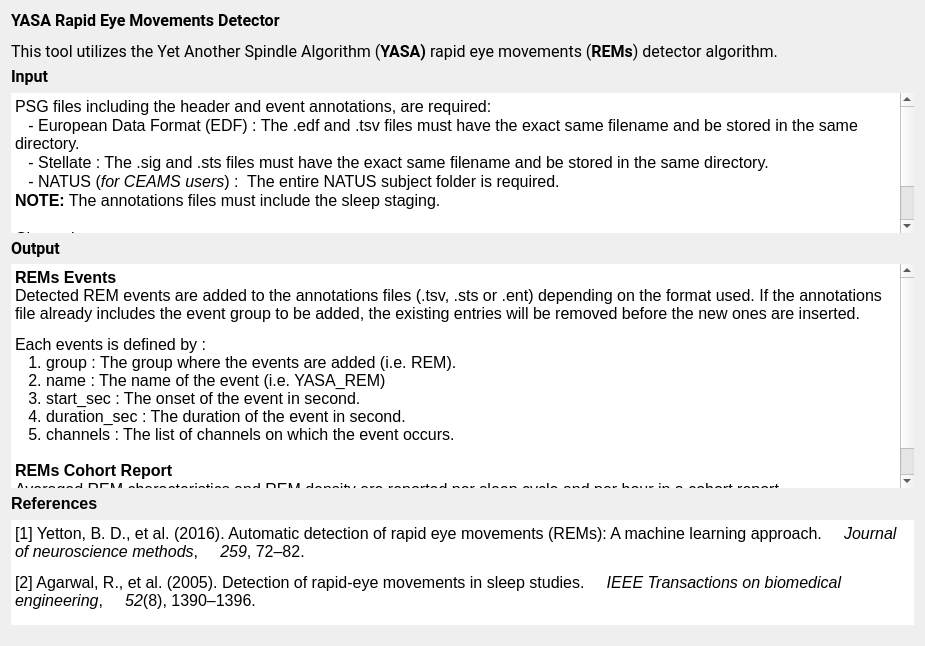
<?xml version="1.0" encoding="UTF-8"?>
<ui version="4.0">
 <class>IntroStepYASA</class>
 <widget class="QWidget" name="IntroStepYASA">
  <property name="geometry">
   <rect>
    <x>0</x>
    <y>0</y>
    <width>925</width>
    <height>646</height>
   </rect>
  </property>
  <property name="windowTitle">
   <string>Form</string>
  </property>
  <property name="styleSheet">
   <string notr="true">font: 12pt &quot;Roboto&quot;;</string>
  </property>
  <layout class="QVBoxLayout" name="verticalLayout_4">
   <item>
    <widget class="QLabel" name="label_2">
     <property name="minimumSize">
      <size>
       <width>0</width>
       <height>0</height>
      </size>
     </property>
     <property name="maximumSize">
      <size>
       <width>16777215</width>
       <height>140</height>
      </size>
     </property>
     <property name="font">
      <font>
       <family>Roboto</family>
       <pointsize>12</pointsize>
       <italic>false</italic>
       <bold>false</bold>
      </font>
     </property>
     <property name="text">
      <string>&lt;html&gt;&lt;head/&gt;&lt;body&gt;&lt;p&gt;&lt;span style=&quot; font-weight:600;&quot;&gt;YASA Rapid Eye Movements Detector&lt;/span&gt;&lt;/p&gt;&lt;p&gt;This tool utilizes the Yet Another Spindle Algorithm (&lt;span style=&quot; font-weight:600;&quot;&gt;YASA)&lt;/span&gt; rapid eye movements (&lt;span style=&quot; font-weight:600;&quot;&gt;REMs&lt;/span&gt;) detector algorithm.&lt;/p&gt;&lt;/body&gt;&lt;/html&gt;</string>
     </property>
     <property name="textFormat">
      <enum>Qt::TextFormat::AutoText</enum>
     </property>
     <property name="scaledContents">
      <bool>false</bool>
     </property>
     <property name="alignment">
      <set>Qt::AlignmentFlag::AlignJustify|Qt::AlignmentFlag::AlignVCenter</set>
     </property>
     <property name="wordWrap">
      <bool>true</bool>
     </property>
    </widget>
   </item>
   <item>
    <layout class="QVBoxLayout" name="verticalLayout_3">
     <property name="sizeConstraint">
      <enum>QLayout::SizeConstraint::SetMaximumSize</enum>
     </property>
     <item>
      <widget class="QLabel" name="label">
       <property name="minimumSize">
        <size>
         <width>0</width>
         <height>20</height>
        </size>
       </property>
       <property name="maximumSize">
        <size>
         <width>16777215</width>
         <height>20</height>
        </size>
       </property>
       <property name="font">
        <font>
         <family>Roboto</family>
         <pointsize>12</pointsize>
         <italic>false</italic>
         <bold>false</bold>
        </font>
       </property>
       <property name="text">
        <string>&lt;html&gt;&lt;head/&gt;&lt;body&gt;&lt;p&gt;&lt;span style=&quot; font-size:12pt; font-weight:600;&quot;&gt;Input&lt;/span&gt;&lt;/p&gt;&lt;/body&gt;&lt;/html&gt;</string>
       </property>
       <property name="alignment">
        <set>Qt::AlignmentFlag::AlignLeading|Qt::AlignmentFlag::AlignLeft|Qt::AlignmentFlag::AlignVCenter</set>
       </property>
      </widget>
     </item>
     <item>
      <widget class="QTextEdit" name="textEdit">
       <property name="sizePolicy">
        <sizepolicy hsizetype="Expanding" vsizetype="Expanding">
         <horstretch>0</horstretch>
         <verstretch>0</verstretch>
        </sizepolicy>
       </property>
       <property name="minimumSize">
        <size>
         <width>0</width>
         <height>0</height>
        </size>
       </property>
       <property name="maximumSize">
        <size>
         <width>16777215</width>
         <height>140</height>
        </size>
       </property>
       <property name="layoutDirection">
        <enum>Qt::LayoutDirection::LeftToRight</enum>
       </property>
       <property name="styleSheet">
        <string notr="true"/>
       </property>
       <property name="frameShape">
        <enum>QFrame::Shape::NoFrame</enum>
       </property>
       <property name="frameShadow">
        <enum>QFrame::Shadow::Plain</enum>
       </property>
       <property name="lineWidth">
        <number>0</number>
       </property>
       <property name="sizeAdjustPolicy">
        <enum>QAbstractScrollArea::SizeAdjustPolicy::AdjustIgnored</enum>
       </property>
       <property name="readOnly">
        <bool>true</bool>
       </property>
       <property name="html">
        <string>&lt;!DOCTYPE HTML PUBLIC &quot;-//W3C//DTD HTML 4.0//EN&quot; &quot;http://www.w3.org/TR/REC-html40/strict.dtd&quot;&gt;
&lt;html&gt;&lt;head&gt;&lt;meta name=&quot;qrichtext&quot; content=&quot;1&quot; /&gt;&lt;meta charset=&quot;utf-8&quot; /&gt;&lt;style type=&quot;text/css&quot;&gt;
p, li { white-space: pre-wrap; }
hr { height: 1px; border-width: 0; }
li.unchecked::marker { content: &quot;\2610&quot;; }
li.checked::marker { content: &quot;\2612&quot;; }
&lt;/style&gt;&lt;/head&gt;&lt;body style=&quot; font-family:'Roboto'; font-size:12pt; font-weight:400; font-style:normal;&quot;&gt;
&lt;p style=&quot; margin-top:0px; margin-bottom:0px; margin-left:0px; margin-right:0px; -qt-block-indent:0; text-indent:0px;&quot;&gt;PSG files including the header and event annotations, are required:&lt;/p&gt;
&lt;p style=&quot; margin-top:0px; margin-bottom:0px; margin-left:0px; margin-right:0px; -qt-block-indent:0; text-indent:0px;&quot;&gt;   - European Data Format (EDF) : The .edf and .tsv files must have the exact same filename and be stored in the same directory.&lt;/p&gt;
&lt;p style=&quot; margin-top:0px; margin-bottom:0px; margin-left:0px; margin-right:0px; -qt-block-indent:0; text-indent:0px;&quot;&gt;   - Stellate : The .sig and .sts files must have the exact same filename and be stored in the same directory.&lt;/p&gt;
&lt;p style=&quot; margin-top:0px; margin-bottom:0px; margin-left:0px; margin-right:0px; -qt-block-indent:0; text-indent:0px;&quot;&gt;   - NATUS (&lt;span style=&quot; font-style:italic;&quot;&gt;for CEAMS users&lt;/span&gt;) :  The entire NATUS subject folder is required.&lt;/p&gt;
&lt;p style=&quot; margin-top:0px; margin-bottom:0px; margin-left:0px; margin-right:0px; -qt-block-indent:0; text-indent:0px;&quot;&gt;&lt;span style=&quot; font-weight:700;&quot;&gt;NOTE:&lt;/span&gt; The annotations files must include the sleep staging.&lt;/p&gt;
&lt;p style=&quot;-qt-paragraph-type:empty; margin-top:0px; margin-bottom:0px; margin-left:0px; margin-right:0px; -qt-block-indent:0; text-indent:0px;&quot;&gt;&lt;br /&gt;&lt;/p&gt;
&lt;p style=&quot; margin-top:0px; margin-bottom:0px; margin-left:0px; margin-right:0px; -qt-block-indent:0; text-indent:0px;&quot;&gt;Channels:&lt;/p&gt;
&lt;p style=&quot; margin-top:0px; margin-bottom:0px; margin-left:0px; margin-right:0px; -qt-block-indent:0; text-indent:0px;&quot;&gt;This tool requires the selection of &lt;span style=&quot; font-weight:600;&quot;&gt;2&lt;/span&gt; &lt;span style=&quot; font-weight:600;&quot;&gt;EOG&lt;/span&gt; &lt;span style=&quot; font-weight:600;&quot;&gt;channels&lt;/span&gt; per recording for REMs detection.&lt;/p&gt;
&lt;p style=&quot;-qt-paragraph-type:empty; margin-top:0px; margin-bottom:0px; margin-left:0px; margin-right:0px; -qt-block-indent:0; text-indent:0px;&quot;&gt;&lt;br /&gt;&lt;/p&gt;&lt;/body&gt;&lt;/html&gt;</string>
       </property>
      </widget>
     </item>
    </layout>
   </item>
   <item>
    <layout class="QVBoxLayout" name="verticalLayout_2">
     <property name="sizeConstraint">
      <enum>QLayout::SizeConstraint::SetMaximumSize</enum>
     </property>
     <item>
      <widget class="QLabel" name="label_4">
       <property name="maximumSize">
        <size>
         <width>16777215</width>
         <height>20</height>
        </size>
       </property>
       <property name="sizeIncrement">
        <size>
         <width>0</width>
         <height>0</height>
        </size>
       </property>
       <property name="font">
        <font>
         <family>Roboto</family>
         <pointsize>12</pointsize>
         <italic>false</italic>
         <bold>false</bold>
        </font>
       </property>
       <property name="frameShadow">
        <enum>QFrame::Shadow::Plain</enum>
       </property>
       <property name="lineWidth">
        <number>0</number>
       </property>
       <property name="text">
        <string>&lt;html&gt;&lt;head/&gt;&lt;body&gt;&lt;p&gt;&lt;span style=&quot; font-size:12pt; font-weight:600;&quot;&gt;Output&lt;/span&gt;&lt;/p&gt;&lt;/body&gt;&lt;/html&gt;</string>
       </property>
       <property name="alignment">
        <set>Qt::AlignmentFlag::AlignLeading|Qt::AlignmentFlag::AlignLeft|Qt::AlignmentFlag::AlignVCenter</set>
       </property>
      </widget>
     </item>
     <item>
      <widget class="QTextEdit" name="textEdit_2">
       <property name="minimumSize">
        <size>
         <width>0</width>
         <height>0</height>
        </size>
       </property>
       <property name="maximumSize">
        <size>
         <width>16777215</width>
         <height>16777215</height>
        </size>
       </property>
       <property name="frameShape">
        <enum>QFrame::Shape::NoFrame</enum>
       </property>
       <property name="frameShadow">
        <enum>QFrame::Shadow::Plain</enum>
       </property>
       <property name="lineWidth">
        <number>0</number>
       </property>
       <property name="sizeAdjustPolicy">
        <enum>QAbstractScrollArea::SizeAdjustPolicy::AdjustIgnored</enum>
       </property>
       <property name="readOnly">
        <bool>true</bool>
       </property>
       <property name="html">
        <string>&lt;!DOCTYPE HTML PUBLIC &quot;-//W3C//DTD HTML 4.0//EN&quot; &quot;http://www.w3.org/TR/REC-html40/strict.dtd&quot;&gt;
&lt;html&gt;&lt;head&gt;&lt;meta name=&quot;qrichtext&quot; content=&quot;1&quot; /&gt;&lt;meta charset=&quot;utf-8&quot; /&gt;&lt;style type=&quot;text/css&quot;&gt;
p, li { white-space: pre-wrap; }
hr { height: 1px; border-width: 0; }
li.unchecked::marker { content: &quot;\2610&quot;; }
li.checked::marker { content: &quot;\2612&quot;; }
&lt;/style&gt;&lt;/head&gt;&lt;body style=&quot; font-family:'Roboto'; font-size:12pt; font-weight:400; font-style:normal;&quot;&gt;
&lt;p style=&quot; margin-top:12px; margin-bottom:12px; margin-left:0px; margin-right:0px; -qt-block-indent:0; text-indent:0px;&quot;&gt;&lt;span style=&quot; font-weight:700;&quot;&gt;REMs Events&lt;br /&gt;&lt;/span&gt;Detected REM events are added to the annotations files (.tsv, .sts or .ent) depending on the format used. If the annotations file already includes the event group to be added, the existing entries will be removed before the new ones are inserted.&lt;/p&gt;
&lt;p style=&quot; margin-top:0px; margin-bottom:0px; margin-left:0px; margin-right:0px; -qt-block-indent:0; text-indent:0px;&quot;&gt;Each events is defined by : &lt;br /&gt;   1. group : The group where the events are added (i.e. REM).&lt;br /&gt;   2. name : The name of the event (i.e. YASA_REM)&lt;br /&gt;   3. start_sec : The onset of the event in second. &lt;br /&gt;   4. duration_sec : The duration of the event in second.&lt;br /&gt;   5. channels : The list of channels on which the event occurs.&lt;br /&gt;&lt;br /&gt;&lt;span style=&quot; font-weight:700;&quot;&gt;REMs Cohort Report&lt;/span&gt;&lt;/p&gt;
&lt;p style=&quot; margin-top:0px; margin-bottom:0px; margin-left:0px; margin-right:0px; -qt-block-indent:0; text-indent:0px;&quot;&gt;Averaged REM characteristics and REM density are reported per sleep cycle and per hour in a cohort report.&lt;/p&gt;
&lt;p style=&quot; margin-top:0px; margin-bottom:0px; margin-left:0px; margin-right:0px; -qt-block-indent:0; text-indent:0px;&quot;&gt;&lt;span style=&quot; font-weight:700; color:#ff0000;&quot;&gt;NOTE:&lt;/span&gt;&lt;span style=&quot; color:#ff0000;&quot;&gt; Please define the &lt;/span&gt;&lt;span style=&quot; font-weight:700; color:#ff0000;&quot;&gt;sleep cycle&lt;/span&gt;&lt;span style=&quot; color:#ff0000;&quot;&gt; configuration you wish to use for the analysis using the blue panel on the left.&lt;/span&gt;&lt;/p&gt;&lt;/body&gt;&lt;/html&gt;</string>
       </property>
      </widget>
     </item>
    </layout>
   </item>
   <item>
    <layout class="QVBoxLayout" name="verticalLayout">
     <property name="sizeConstraint">
      <enum>QLayout::SizeConstraint::SetDefaultConstraint</enum>
     </property>
     <item>
      <widget class="QLabel" name="label_3">
       <property name="sizePolicy">
        <sizepolicy hsizetype="Preferred" vsizetype="Fixed">
         <horstretch>0</horstretch>
         <verstretch>0</verstretch>
        </sizepolicy>
       </property>
       <property name="maximumSize">
        <size>
         <width>16777215</width>
         <height>20</height>
        </size>
       </property>
       <property name="text">
        <string>&lt;html&gt;&lt;head/&gt;&lt;body&gt;&lt;p&gt;&lt;span style=&quot; font-size:12pt; font-weight:600;&quot;&gt;References&lt;/span&gt;&lt;/p&gt;&lt;/body&gt;&lt;/html&gt;</string>
       </property>
      </widget>
     </item>
     <item>
      <widget class="QTextEdit" name="textEdit_3">
       <property name="maximumSize">
        <size>
         <width>16777215</width>
         <height>105</height>
        </size>
       </property>
       <property name="frameShape">
        <enum>QFrame::Shape::NoFrame</enum>
       </property>
       <property name="lineWidth">
        <number>0</number>
       </property>
       <property name="sizeAdjustPolicy">
        <enum>QAbstractScrollArea::SizeAdjustPolicy::AdjustIgnored</enum>
       </property>
       <property name="readOnly">
        <bool>true</bool>
       </property>
       <property name="html">
        <string>&lt;!DOCTYPE HTML PUBLIC &quot;-//W3C//DTD HTML 4.0//EN&quot; &quot;http://www.w3.org/TR/REC-html40/strict.dtd&quot;&gt;
&lt;html&gt;&lt;head&gt;&lt;meta name=&quot;qrichtext&quot; content=&quot;1&quot; /&gt;&lt;meta charset=&quot;utf-8&quot; /&gt;&lt;style type=&quot;text/css&quot;&gt;
p, li { white-space: pre-wrap; }
hr { height: 1px; border-width: 0; }
li.unchecked::marker { content: &quot;\2610&quot;; }
li.checked::marker { content: &quot;\2612&quot;; }
&lt;/style&gt;&lt;/head&gt;&lt;body style=&quot; font-family:'Roboto'; font-size:12pt; font-weight:400; font-style:normal;&quot;&gt;
&lt;p style=&quot; margin-top:0px; margin-bottom:0px; margin-left:0px; margin-right:0px; -qt-block-indent:0; text-indent:0px;&quot;&gt;&lt;span style=&quot; font-family:'Roboto','sans-serif';&quot;&gt;[1] Yetton, B. D., et al. (2016). Automatic detection of rapid eye movements (REMs): A machine learning approach.     &lt;/span&gt;&lt;span style=&quot; font-family:'Roboto','sans-serif'; font-style:italic;&quot;&gt;Journal of neuroscience methods&lt;/span&gt;&lt;span style=&quot; font-family:'Roboto','sans-serif';&quot;&gt;,     &lt;/span&gt;&lt;span style=&quot; font-family:'Roboto','sans-serif'; font-style:italic;&quot;&gt;259&lt;/span&gt;&lt;span style=&quot; font-family:'Roboto','sans-serif';&quot;&gt;, 72–82.&lt;/span&gt;&lt;span style=&quot; font-size:10pt;&quot;&gt;  &lt;/span&gt;&lt;/p&gt;
&lt;p style=&quot; margin-top:12px; margin-bottom:12px; margin-left:0px; margin-right:0px; -qt-block-indent:0; text-indent:0px;&quot;&gt;&lt;span style=&quot; font-family:'Roboto','sans-serif';&quot;&gt;[2] Agarwal, R., et al. (2005). Detection of rapid-eye movements in sleep studies.     &lt;/span&gt;&lt;span style=&quot; font-family:'Roboto','sans-serif'; font-style:italic;&quot;&gt;IEEE Transactions on biomedical engineering&lt;/span&gt;&lt;span style=&quot; font-family:'Roboto','sans-serif';&quot;&gt;,     &lt;/span&gt;&lt;span style=&quot; font-family:'Roboto','sans-serif'; font-style:italic;&quot;&gt;52&lt;/span&gt;&lt;span style=&quot; font-family:'Roboto','sans-serif';&quot;&gt;(8), 1390–1396.&lt;/span&gt;&lt;/p&gt;&lt;/body&gt;&lt;/html&gt;</string>
       </property>
      </widget>
     </item>
    </layout>
   </item>
   <item>
    <spacer name="verticalSpacer_2">
     <property name="orientation">
      <enum>Qt::Orientation::Vertical</enum>
     </property>
     <property name="sizeType">
      <enum>QSizePolicy::Policy::Ignored</enum>
     </property>
     <property name="sizeHint" stdset="0">
      <size>
       <width>715</width>
       <height>10</height>
      </size>
     </property>
    </spacer>
   </item>
  </layout>
 </widget>
 <resources>
  <include location="../../../../../snooz-toolbox/src/main/python/ui/themes/themes.qrc"/>
 </resources>
 <connections/>
 <slots>
  <slot>on_choose()</slot>
  <slot>on_input_format_changed()</slot>
 </slots>
</ui>
